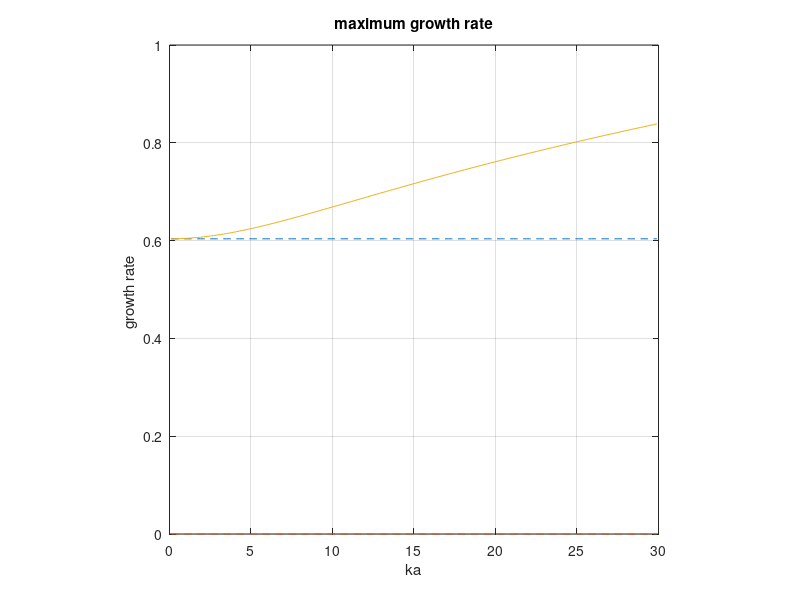

Source code (MATLAB):
%%%%%%%%%%%%%%%%%%%%
%%%
%%%    d(P+B^2/2)/dr + B^2/r  = 0
%%%    or 
%%%    d(rP)/r - P/r + d(rB)/dr/r*B = 0;
%%%
%%%    d(r*(P+B^2/2))/dr - (P-B^2/2) = 0
%%%
%%%    calculate stability region from Kadomtsev 1960 Eqs 29 and 31
%%%    for Bennett equilibrium profiles of zpinch
%%%
%%%    P = a^4/(a^2+r^2)^2
%%%    B = sqrt(2)*a*r/(a^2+r^2)
%%%
%%%    gamma = 5/3, beta = 2*P/B^2
%%%
%%%    ideal sausage: w^2 ~ dlnP/dlnr + 4*gamma/(2+gamma*beta)
%%%
%%%    drift-ideal entropy (if sausage satisifed)
%%%    dlnT/dlnr + 1 + (7/10 + beta/4)*dlnP/dlnr > 0:
%%%    Note that 7/10 = (2*gamma-1)/(2*gamma), gamma = 5/3
%%%
%%%
%%%    r is normalized by some r0, 
%%%    U is normalized by sqrt(P0/(MiN0)) = sqrt(2*T0/Mi) = Cs0
%%%    omega is normalized by omega0=Cs0/r0
%%%
%%%%%%%%%%%%%%%%%%%%
clear all;


%%%   set radial grid
%
nr = 400;
R  = 3;
a  = 1;
dr = R/nr;


%%%   calculate Bennett profiles, qP, and plasma beta
%
rcc = dr/2:dr:R-dr/2;
x = rcc/a;
P = 1./(1+x.^2).^2;
B = sqrt(2)*x./(1+x.^2);
P(end) = P(end-1);
B(end) = B(end-1)*rcc(end-1)/rcc(end);
qP = -4*x.^2./(1+x.^2); % dlnP/dlnr
qT = 0*x;               % dlnT/dlnr
beta = 1./x.^2;         % plasma beta, 2*P/B^2;



%%%   specify input parameters
%
ka0 = 0.1:0.2:30;
growthRate_entropy0 = zeros(size(ka0));
growthRate_ideal0   = zeros(size(ka0));
growthRate_general0 = zeros(length(ka0),4);
gamma = 5/3; %2.1; %5/3; %2.1;  % adiabatic coefficient
%ka = 3.0;      % normalized wavenumber
Li = 1.5e-2;  % omega0/Omegai0 = ion inertial length / r0
nuT = 0; %100;    % normalized thermalization rate


for k=1:length(ka0)
    ka = ka0(k);

    %%%%%%%%%%%%%%%%%%%%%%%%%%%%%%%%%%%%%%%%%%%%%%%%%%%%%%%%%%%%%%%%%%%%%%%%%%%
    %%%
    %%%
    %%%          compute modes in limit where k*rhos = kR*Li << 1
    %%%          Kadomtsev 1960 Eqs 29 and 30
    %%%
    %%%
    %%%%%%%%%%%%%%%%%%%%%%%%%%%%%%%%%%%%%%%%%%%%%%%%%%%%%%%%%%%%%%%%%%%%%%%%%%%

    %%%   compute growth rate from ideal MHD (neglect magnetosonic waves)
    %
    omega2 = 2.0./rcc.^2.*(qP + 4*gamma./(2 + gamma*beta));
    omega = sqrt(omega2);

    growthRate_ideal0(k)   = max(max(imag(omega)),0);


    %%%   compute growth rate from entropy mode (Kadomtsev)
    %
    nuTstar = 2*nuT*rcc.*B/(ka*Li);
    a0 = (2*rcc.*B/(ka*Li)).^2;
    b0 = -2*rcc.*B/(ka*Li).*(2*qP - 1i*nuTstar);
    RHS = gamma^2*(4 + beta.*qP).^2./(4*gamma + qP.*(2 + gamma*beta)).* ...
          (1 + ((2*gamma-1)./(2*gamma)+beta/4).*qP - qT);
    c0 = qP.*(qP -1i*nuTstar) - RHS;

    omega_entropy = zeros(length(rcc),2);
    for i=1:length(rcc)
        thisp = [a0(i) b0(i) c0(i)];
        omega_entropy(i,:) = roots(thisp);
    end

    growthRate_entropy0(k) = max( max(imag(omega_entropy(:,1))), ...
                                  max(imag(omega_entropy(:,2))) );
    growthRate_entropy0(k) = max(growthRate_entropy0(k),0);


    %%%%%%%%%%%%%%%%%%%%%%%%%%%%%%%%%%%%%%%%%%%%%%%%%%%%%%%%%%%%%%%%%%%%%%%%%%%
    %%%
    %%%
    %%%          compute modes from full dispersionv (sans thermalization)
    %%%          Kadomtsev 1960 Eqs 26-28
    %%%
    %%%
    %%%%%%%%%%%%%%%%%%%%%%%%%%%%%%%%%%%%%%%%%%%%%%%%%%%%%%%%%%%%%%%%%%%%%%%%%%%

    krhoi = ka*Li./B/sqrt(2);
    krhos = krhoi*sqrt(2);
    
    c4 = (gamma-1)/gamma-(1+beta/2);
    c3 = 2*qP.*(1+beta/2-(gamma-1)/gamma) - 4;
    c2 = (gamma-1)/gamma*qP.*(qP-gamma*(2+beta/2.*qP)-4./krhoi.^2) ... 
       + 4./krhoi.^2.*(2+(1+beta/2).*qP) + 8*qP ...
       - (1+beta/2).*(qP.^2-gamma*(2+beta/2.*qP).*(2+((gamma-1)/gamma+beta/2).*qP));
    c1 = (gamma-1)/gamma*8*qP.^2./(krhoi).^2 - 8*qP.*(2+(1+beta/2).*qP)./krhoi.^2 ...
       - 4*qP.^2 + 4*gamma*(2+beta/2.*qP).*(2+((gamma-1)/gamma+beta/2).*qP);
    c0 = -4*qP.^2./krhoi.^2.*(gamma-1)/gamma.*(qP-gamma*(2+beta/2.*qP)) ...
       + 4./krhoi.^2.*(2+(1+beta/2).*qP).*(qP.^2-gamma*(2+beta/2.*qP).*(2+((gamma-1)/gamma+beta/2).*qP));
    
    % c4 = c4.*(2*rcc.*B/(kR*Li)).^4;
    % c3 = c3.*(2*rcc.*B/(kR*Li)).^3;
    % c2 = c2.*(2*rcc.*B/(kR*Li)).^2;
    % c1 = c1.*(2*rcc.*B/(kR*Li)).^1;
    
    
    omega_total = zeros(length(rcc),4);
    for i=1:length(rcc)
        thisp = [c4(i) c3(i) c2(i) c1(i) c0(i)];
        omega_total(i,:) = roots(thisp);
        omega_total(i,:) = omega_total(i,:)*ka*Li/(2*rcc(i)*B(i));
    end


    for m=1:4
    growthRate_general0(k,m) = max( max(imag(omega_total(:,m))), ...
                                    0 );
    end
    growthRate_total0(k) = max( growthRate_general0(k,:) );

    
    
    
end

close(figure(3));
f1=figure(3);
hold on; plot(ka0,growthRate_ideal0,'linestyle','--','displayName','ideal');
hold on; plot(ka0,growthRate_entropy0,'linestyle','--','displayName','entropy');
plot(ka0,growthRate_total0,'displayName','general');
title('maximum growth rate'); box on;
axis('square'); grid on; xlabel('ka'); 
ylabel('growth rate ');
%axis([min(ka0) max(ka0) 0 1.2]);
